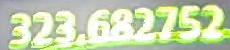
#> input picture Python_Learning/tesseract/cropped_image.jpg, 230 x 50 px
$ python image_ocr_opt.py
#> lines starting #> are read from the running program, lines starting #| are printed output that depends on the picture; after the words box and inside, x2 and y2 are one past the last pixel; in counts of white or black regions, pixels touching at a corner belong together
import pytesseract
from PIL import Image
import cv2
import numpy as np

# 读取图片
image_path = 'cropped_image.jpg'
image = Image.open(image_path)
#> image is the input picture: PIL image 230x50 RGB; mean R, G, B 198.2, 211.9, 174.7

# 灰度化
gray_image = image.convert('L')
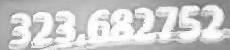
#> gray_image: PIL image 230x50 L; min 109, max 255, mean 203.6

# 二值化
threshold_value = 200
binary_image = gray_image.point(lambda p: 0 if p < threshold_value else 255)
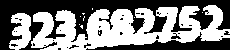
#> binary_image: PIL image 230x50 L; 50.1% white; 31 black regions (28 under 20 px), largest, box (x1, y1, x2, y2) and area: (0, 0, 230, 50) 4554, (86, 32, 230, 50) 995, (171, 33, 181, 39) 29

# 保存二值化后的图片
binary_image_path = 'binary_image.jpg'
binary_image.save(binary_image_path)

# 使用Tesseract进行文字识别
#> (the run stopped early here; a loop or call above may not have finished)
